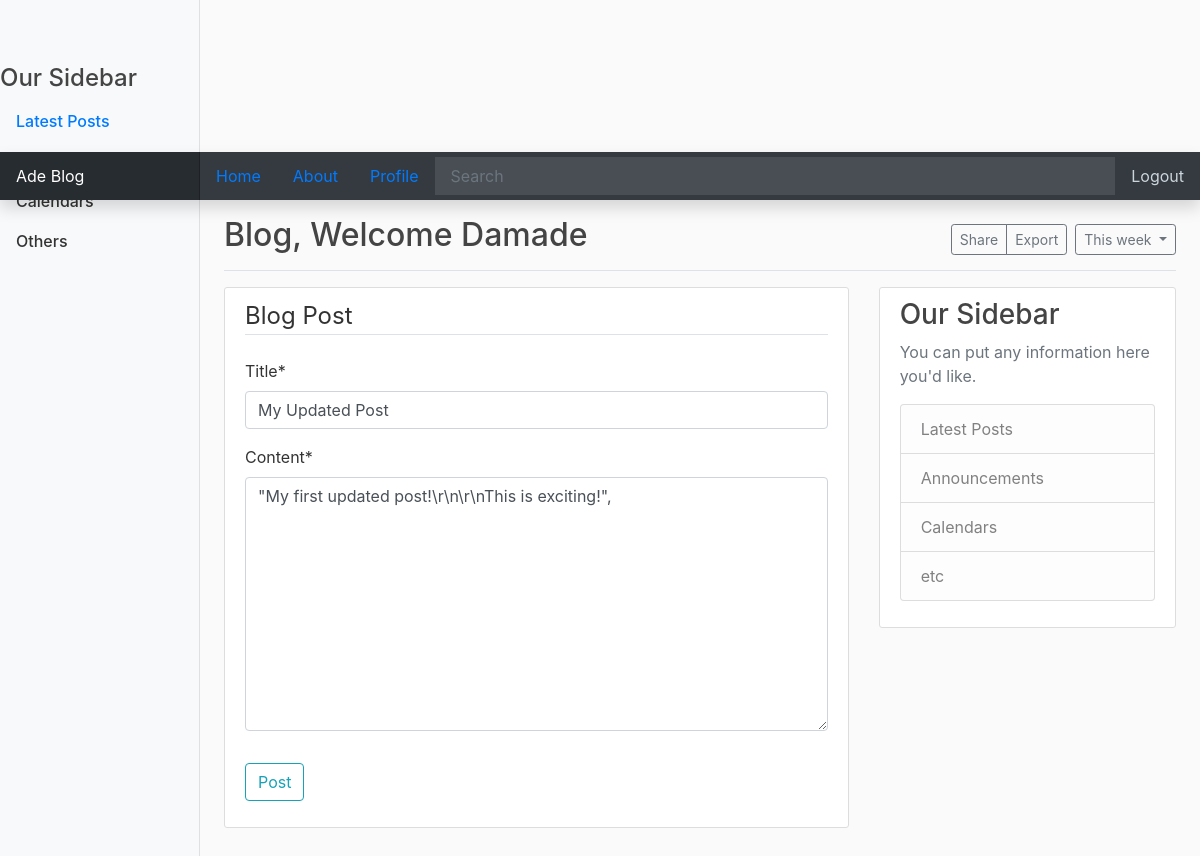
The app's page /post/10/edit/ (signed in) with its own data.
### blog/models.py (models this page shows, shortened)
class Post(models.Model):
    title = models.CharField(max_length=100)
    content = models.TextField()
    date_posted = models.DateTimeField(default=timezone.now)
    author = models.ForeignKey(User, on_delete=models.CASCADE)

### blog/views.py (the view, shortened to what this page needs)
# urls.py: path('post/<int:pk>/edit/', PostUpdateView.as_view(), name='post-update'),
class PostUpdateView(LoginRequiredMixin, UserPassesTestMixin, UpdateView):
    model = Post
    fields = ['title', 'content']  # <model>_form.html
    def test_func(self):
        post = self.get_object()
        if self.request.user == post.author:
            return True
        return False

### blog/templates/blog/post_form.html (shortened to what this page needs)
{% extends "blog/base.html" %}
{% load crispy_forms_tags %}
{% block content %}
<div class="content-section mb-5">
    <form method="post">
        <fieldset class="form-group">
            <legend class="border-bottom mb-4">Blog Post</legend>
            {{form|crispy}}
        </fieldset>
        <div class="form-group">
            <button class="btn btn-outline-info" type="submit">Post</button>
        </div>
    </form>
</div>
{% endblock content %}

### blog/templates/blog/base.html (shortened to what this page needs)
<!DOCTYPE html>
{% load static %}
<html>
<head>
    <link rel="stylesheet" href="https://stackpath.bootstrapcdn.com/bootstrap/4.5.2/css/bootstrap.min.css"
>
    <link rel="stylesheet" type="text/css" href="{% static 'blog/main.css' %}">
</head>
<body>
{% if user.is_authenticated %}
<header class="site-header">
    <nav class="navbar navbar-dark sticky-top bg-dark flex-md-nowrap p-0 shadow">
        <a class="navbar-brand col-md-3 col-lg-2 mr-0 px-3" href="{% url 'blog-home' %}">Ade Blog</a>
        <a class=" nav-item nav-link" href="{% url 'blog-home' %}">Home <span class="sr-only">(current)</span></a>
        <a class="nav-item nav-link" href="{% url 'blog-about' %}">About</a>
        <a class="nav-link nav-item" href="{% url 'profile' %}">Profile</a>
        <input class="form-control form-control-dark w-100" type="text" placeholder="Search" aria-label="Search">
        <ul class="navbar-nav px-3">
            <li class="nav-item text-nowrap">
                <a class=" nav-item nav-link" href="{% url 'logout' %}">Logout</a>
            </li>
        </ul>
    </nav>
</header>
{% endif %}
<div class="container-fluid">
    <div class="row">
        <nav id="sidebarMenu" class="col-md-3 col-lg-2 d-md-block bg-light sidebar collapse">
            <div class="sidebar-sticky pt-3">
                <h4>Our Sidebar</h4>
                <ul class="nav flex-column">
                    <li class="nav-item">
                        <a class="nav-link active" href="#">
                            Latest Posts <span class="sr-only">(current)</span>
                        </a>
                    </li>
                    <li class="nav-item">
                        <a class="nav-link" href="#">
                        </a>
                    </li>
                    <li class="nav-item">
                        <a class="nav-link" href="#">
                            Calendars
                        </a>
                    </li>
                    <li class="nav-item">
                        <a class="nav-link" href="#">
                            Others
                        </a>
                    </li>
                </ul>
            </div>
        </nav>
        <main role="main" class="col-md-9 ml-sm-auto col-lg-10 px-md-4">
            {% if user.is_authenticated %}
            <div class="d-flex justify-content-between flex-wrap flex-md-nowrap align-items-center pt-3 pb-2 mb-3 border-bottom">
                <h1 class="h2">Blog, Welcome {{ user.username.capitalize }}</h1>
                <div class="btn-toolbar mb-2 mb-md-0">
                    <div class="btn-group mr-2">
                        <button type="button" class="btn btn-sm btn-outline-secondary">Share</button>
                        <button type="button" class="btn btn-sm btn-outline-secondary">Export</button>
                    </div>
                    <button type="button" class="btn btn-sm btn-outline-secondary dropdown-toggle">
                        This week
                    </button>
                </div>
            </div>
            {% endif %}
            <div class="row">
                <div class="col-md-8">
                    {% block content %}{% endblock %}
                </div>
                <div class="col-md-4">
                    <div class="content-section">
                        <h3>Our Sidebar</h3>
                        <p class='text-muted'>You can put any information here you'd like.
                        <ul class="list-group">
                            <li class="list-group-item list-group-item-light">Latest Posts</li>
                            <li class="list-group-item list-group-item-light">Announcements</li>
                            <li class="list-group-item list-group-item-light">Calendars</li>
                            <li class="list-group-item list-group-item-light">etc</li>
                        </ul>
                        </p>
                    </div>
                </div>
            </div>
        </main>
    </div>
</div>
</body>
</html>

### blog/static/blog/main.css (style rules this page uses)
body { background: #fafafa; color: #333333; margin-top: 5rem; min-height: 75rem; padding-top: 4.5rem; }
h1, h2, h3, h4, h5, h6 { color: #444444; }
ul { margin: 0; }
.site-header .navbar-nav .nav-link { color: #cbd5db; }
.content-section { background: #ffffff; padding: 10px 20px; border: 1px solid #dddddd; border-radius: 3px; margin-bottom: 20px; }
.sidebar { position: fixed; top: 0; bottom: 0; left: 0; z-index: 100; padding: 48px 0 0; box-shadow: inset -1px 0 0 rgba(0, 0, 0, .1); }
.sidebar-sticky { position: relative; top: 0; height: calc(100vh - 48px); padding-top: .5rem; overflow-x: hidden; overflow-y: auto; }
.sidebar .nav-link { font-weight: 500; color: #333; }
.sidebar .nav-link.active { color: #007bff; }
.navbar-brand { padding-top: .75rem; padding-bottom: .75rem; font-size: 1rem; background-color: rgba(0, 0, 0, .25); box-shadow: inset -1px 0 0 rgba(0, 0, 0, .25); }
.navbar .form-control { padding: .75rem 1rem; border-width: 0; border-radius: 0; }
.form-control-dark { color: #fff; background-color: rgba(255, 255, 255, .1); border-color: rgba(255, 255, 255, .1); }

### records on screen
Post: title "My Updated Post", content "\"My first updated post!\\r\\n\\r\\nThis is exciting!\","

### other values on screen
{{ user.username.capitalize }} "Damade"
